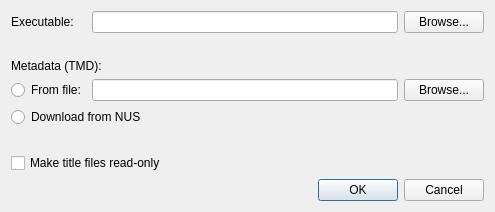
<?xml version="1.0" encoding="UTF-8"?>
<ui version="4.0">
 <class>TitleImportDialog</class>
 <widget class="QDialog" name="TitleImportDialog">
  <property name="geometry">
   <rect>
    <x>0</x>
    <y>0</y>
    <width>495</width>
    <height>202</height>
   </rect>
  </property>
  <property name="sizePolicy">
   <sizepolicy hsizetype="Fixed" vsizetype="Fixed">
    <horstretch>0</horstretch>
    <verstretch>0</verstretch>
   </sizepolicy>
  </property>
  <property name="windowTitle">
   <string>Import title - melonDS</string>
  </property>
  <layout class="QGridLayout" name="gridLayout">
   <item row="3" column="2">
    <widget class="QPushButton" name="btnTmdBrowse">
     <property name="text">
      <string>Browse...</string>
     </property>
    </widget>
   </item>
   <item row="4" column="0" colspan="3">
    <widget class="QRadioButton" name="rbTmdFromNUS">
     <property name="text">
      <string>Download from NUS</string>
     </property>
    </widget>
   </item>
   <item row="2" column="0" colspan="3">
    <widget class="QLabel" name="label_2">
     <property name="text">
      <string>Metadata (TMD):</string>
     </property>
    </widget>
   </item>
   <item row="3" column="0">
    <widget class="QRadioButton" name="rbTmdFromFile">
     <property name="text">
      <string>From file:</string>
     </property>
    </widget>
   </item>
   <item row="0" column="1">
    <widget class="QLineEdit" name="txtAppFile"/>
   </item>
   <item row="7" column="0" colspan="3">
    <widget class="QDialogButtonBox" name="buttonBox">
     <property name="orientation">
      <enum>Qt::Horizontal</enum>
     </property>
     <property name="standardButtons">
      <set>QDialogButtonBox::Cancel|QDialogButtonBox::Ok</set>
     </property>
    </widget>
   </item>
   <item row="1" column="0" colspan="3">
    <widget class="QLabel" name="label_4">
     <property name="text">
      <string/>
     </property>
    </widget>
   </item>
   <item row="0" column="0">
    <widget class="QLabel" name="label">
     <property name="text">
      <string>Executable:</string>
     </property>
    </widget>
   </item>
   <item row="5" column="0" colspan="3">
    <widget class="QLabel" name="label_3">
     <property name="text">
      <string/>
     </property>
    </widget>
   </item>
   <item row="3" column="1">
    <widget class="QLineEdit" name="txtTmdFile"/>
   </item>
   <item row="0" column="2">
    <widget class="QPushButton" name="btnAppBrowse">
     <property name="text">
      <string>Browse...</string>
     </property>
    </widget>
   </item>
   <item row="6" column="0" colspan="3">
    <widget class="QCheckBox" name="cbReadOnly">
     <property name="whatsThis">
      <string>&lt;html&gt;&lt;head/&gt;&lt;body&gt;&lt;p&gt;Makes the title executable and TMD read-only. Prevents DSi system utilities from deleting them.&lt;/p&gt;&lt;/body&gt;&lt;/html&gt;</string>
     </property>
     <property name="text">
      <string>Make title files read-only</string>
     </property>
    </widget>
   </item>
  </layout>
 </widget>
 <tabstops>
  <tabstop>txtAppFile</tabstop>
  <tabstop>btnAppBrowse</tabstop>
  <tabstop>rbTmdFromFile</tabstop>
  <tabstop>txtTmdFile</tabstop>
  <tabstop>btnTmdBrowse</tabstop>
  <tabstop>rbTmdFromNUS</tabstop>
  <tabstop>cbReadOnly</tabstop>
 </tabstops>
 <resources/>
 <connections>
  <connection>
   <sender>buttonBox</sender>
   <signal>accepted()</signal>
   <receiver>TitleImportDialog</receiver>
   <slot>accept()</slot>
   <hints>
    <hint type="sourcelabel">
     <x>248</x>
     <y>254</y>
    </hint>
    <hint type="destinationlabel">
     <x>157</x>
     <y>274</y>
    </hint>
   </hints>
  </connection>
  <connection>
   <sender>buttonBox</sender>
   <signal>rejected()</signal>
   <receiver>TitleImportDialog</receiver>
   <slot>reject()</slot>
   <hints>
    <hint type="sourcelabel">
     <x>316</x>
     <y>260</y>
    </hint>
    <hint type="destinationlabel">
     <x>286</x>
     <y>274</y>
    </hint>
   </hints>
  </connection>
 </connections>
</ui>
